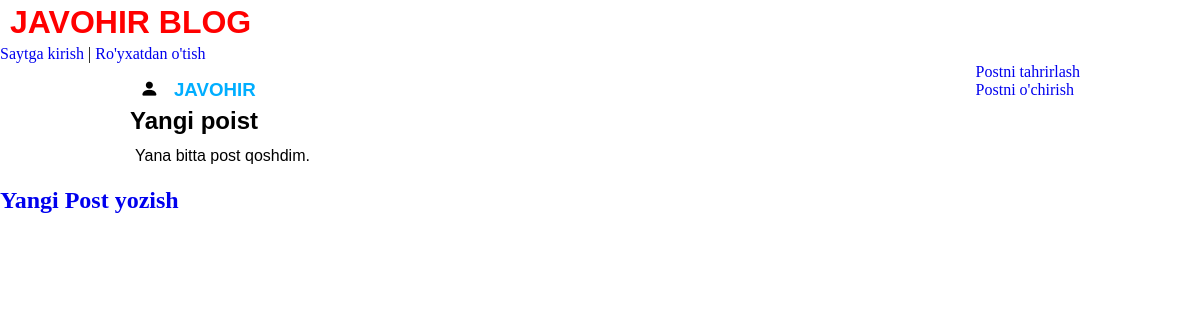
/post/5/, run on the app's committed database.
### blog/models.py (models this page shows, shortened)
class Post(models.Model):
    title = models.CharField(max_length=200)
    author = models.ForeignKey(
        'auth.User',
        on_delete=models.CASCADE
    )
    body = models.TextField()

### blog/views.py (the view)
# urls.py: path('post/<int:pk>/', BlogDetailView.as_view(), name='post_detail'),
class BlogDetailView(DetailView):
    model = Post
    template_name = 'post_detail.html'

### templates/post_detail.html
{% extends 'base.html' %}
{% block content %}
    <div class="post-entry news_post">
        <h3 class="author" title="{{ post.author }}">
            <i class="bi bi-person-fill user_icon"></i>
            {{ post.author }}
        </h3>
        <h2 class="title">{{ post.title }}</h2>
        <p class="news">{{ post.body }}</p>
    </div>
    <div>
        <p>
            <a href="{% url 'post_edit' post.pk %}">Postni tahrirlash</a>
        </p>
        <p>
            <a href="{% url 'post_delete' post.pk %}">Postni o'chirish</a>
        </p>
    </div>
{% endblock content %}

### static/css/base.css (style rules this page uses)
html { font-size: 100%; overflow-x: hidden; }
* { padding: 0; margin: 0; scroll-behavior: smooth; }
*, *::before, *::after { -moz-box-sizing: border-box; -webkit-box-sizing: border-box; box-sizing: border-box; }
a, a:visited { text-decoration: none; }
.news_post { padding: 10px 10px; display: block !important; cursor: pointer; }
.title { font-family: sans-serif; font-weight: 600; }
.author { padding: 6px 10px; color: #00aeff; cursor: pointer; display: inline-block; font-weight: 700; font-family: sans-serif; text-transform: uppercase; }
.user_icon { padding-right: 10px; color: #000; }
.news { padding: 5px; font-family: sans-serif; line-height: 2; }

### data on the page
Post: author "JAVOHIR", title "Yangi poist", body "Yana bitta post qoshdim."
